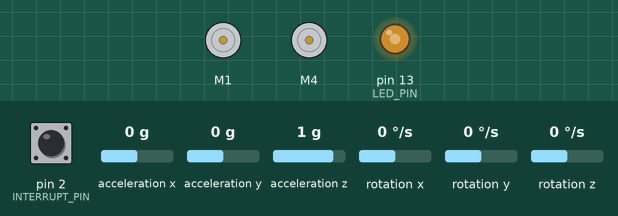
Simulated run of this sketch. Board: Arduino Uno, built with avr-gcc and run on an emulated ATmega328P. On the bench: 2 × DC motor (green arrow = forward, orange = backward, longer = faster), output pins drawn as LEDs (lit = HIGH). The inputs (shaded band) are chosen by the test bench; at power-on: acceleration x 0 g, pin 2 (INTERRUPT_PIN) LOW, acceleration y 0 g, acceleration z 1 g, rotation x 0 °/s, rotation y 0 °/s, rotation z 0 °/s. The sensor or clock chip raises its interrupt line as the real part does.

Above: at 6.75 s.
6.8 s: acceleration x set to -1.4 g
9.8 s: acceleration x set to -0.7 g
12.8 s: acceleration x set to -0.4 g
At 14.36 s:
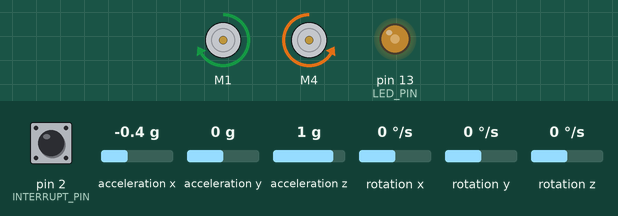
15.8 s: acceleration x set to 0.1 g
At 16.19 s:
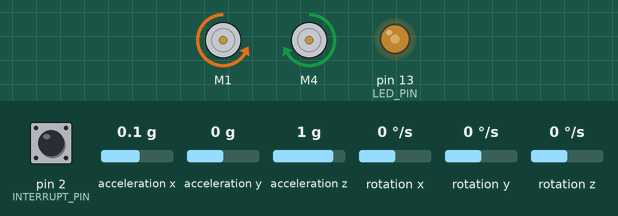
Timing chart, 0 to 19.8 s (numbered marks = the images above; inputs shaded):
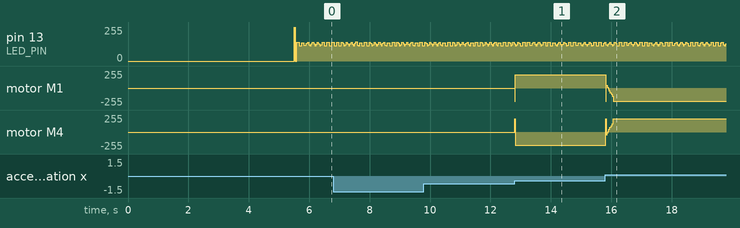

The sketch:

inner_outer_pids.ino
```cpp
/********** Self-Balancing Robot **********/
#include "I2Cdev.h"
#include "MPU6050_6Axis_MotionApps20.h"
#include <AFMotor.h>
#include <PID_v1.h>

// #define IR_RECEIVE_PIN 9
// #define USE_EXTENDED_NEC_PROTOCOL
// #include <TinyIRReceiver.hpp>

#if I2CDEV_IMPLEMENTATION == I2CDEV_ARDUINO_WIRE
    #include "Wire.h"
#endif

// --- MPU6050 ---
MPU6050 mpu;

#define INTERRUPT_PIN 2
#define LED_PIN 13


bool dmpReady = false;
uint8_t mpuIntStatus;
uint8_t devStatus;
uint16_t packetSize;
uint16_t fifoCount;
uint8_t fifoBuffer[64];


Quaternion q;
VectorFloat gravity;
float ypr[3];


volatile bool mpuInterrupt = false;
void dmpDataReady() { mpuInterrupt = true; }

// --- Motors ---
 AF_DCMotor leftMotor(1);   // M1
AF_DCMotor rightMotor(4);  // M4

// --- PID ---
double pitchInput, pidOutput;
double setpoint = 0; //2.30


double Kp = 35;   //  40.0, 35.0
double Ki = 350;    //  500, 350
double Kd = 0.8;    //  1.0, 0.8

PID balancePID(&pitchInput, &pidOutput, &setpoint, Kp, Ki, Kd, DIRECT);

// --- Outer PID ---
double outerInput, outerOutput, outerSetpoint = 0;  // outerSetpoint is always 0 (we want zero imbalance)
double outerKp = 0.010;  // 0.010// keep very small
double outerKi = 0.010;  // 0.010
double outerKd = 0.001;  // 0.001

PID outerPID(&outerInput, &outerOutput, &outerSetpoint, outerKp, outerKi, outerKd, DIRECT);


// --- IR ---
const double SETPOINT_STEP = 1.0;
const double SETPOINT_MIN  = -20.0;
const double SETPOINT_MAX  =  20.0;
double bankedSetpoint = setpoint;  // stores the banked value

/*
// --- Square Demo ---
bool demoRunning = false;
int demoStep = 0;                           // 0-3 = sides, 4-7 = turns
unsigned long demoStepStart = 0;

const double DEMO_FORWARD_OFFSET =  0.5;   // degrees - lean forward to drive
const double DEMO_TURN_OFFSET    =  0.0;   // no lean during turn
const unsigned long DEMO_DRIVE_TIME = 3000; // ms per side
const unsigned long DEMO_TURN_TIME  = 600;  // ms per 90 degree turn
*/

// --- Dynamic Setpoint Correction ---
double positiveCorrectionCount = 0;
double negativeCorrectionCount = 0;
unsigned long lastCorrectionCheck = 0;
const unsigned long CORRECTION_CHECK_INTERVAL = 400;  // check every 400ms
const double DYNAMIC_SETPOINT_RANGE = 3.0;  // max degrees it can drift from base


bool blinkState = false;

// ================================================================
// ===                      INITIAL SETUP                       ===
// ================================================================

void setup() {

    delay(5000);

    #if I2CDEV_IMPLEMENTATION == I2CDEV_ARDUINO_WIRE
        Wire.begin();
        Wire.setClock(400000);
    #elif I2CDEV_IMPLEMENTATION == I2CDEV_BUILTIN_FASTWIRE
        Fastwire::setup(400, true);
    #endif

//  Serial.begin(115200);

//    Serial.println(F("Initializing I2C devices..."));
    mpu.initialize();
    pinMode(INTERRUPT_PIN, INPUT);

//    Serial.println(F("Testing device connections..."));
//    Serial.println(mpu.testConnection() ? F("MPU6050 connection successful") : F("MPU6050 connection failed"));

//    Serial.println(F("Initializing DMP..."));
    devStatus = mpu.dmpInitialize();

    mpu.setXAccelOffset(5958); //5627
    mpu.setYAccelOffset(5866); //5893
    mpu.setZAccelOffset(9246); //9263
    mpu.setXGyroOffset(-33); // -30
    mpu.setYGyroOffset(-53); // -52
    mpu.setZGyroOffset(4);   //  1


    if (devStatus == 0) {

        //mpu.CalibrateAccel(6);
        //mpu.CalibrateGyro(6);
        //mpu.PrintActiveOffsets();

//        Serial.println(F("Enabling DMP..."));
        mpu.setDMPEnabled(true);

//        Serial.print(F("Enabling interrupt detection (Arduino external interrupt "));
//        Serial.print(digitalPinToInterrupt(INTERRUPT_PIN));
//        Serial.println(F(")..."));
        attachInterrupt(digitalPinToInterrupt(INTERRUPT_PIN), dmpDataReady, RISING);
        mpuIntStatus = mpu.getIntStatus();

//        Serial.println(F("DMP ready!"));
        dmpReady = true;

        packetSize = mpu.dmpGetFIFOPacketSize();
    }
//     else {
// //        Serial.print(F("DMP Initialization failed (code "));
// //        Serial.print(devStatus);
// //        Serial.println(F(")"));
//     }

    // PID setup
    balancePID.SetMode(AUTOMATIC);
    balancePID.SetSampleTime(10);                  // compute every 10ms
    balancePID.SetOutputLimits(-200, 200);         // match motor speed range

    outerPID.SetMode(AUTOMATIC);
    outerPID.SetOutputLimits(-DYNAMIC_SETPOINT_RANGE, DYNAMIC_SETPOINT_RANGE); // max degrees it can shift setpoint


    leftMotor.setSpeed(0);
    rightMotor.setSpeed(0);

/*
    // IR setup
    initPCIInterruptForTinyReceiver();
*/
/*
    demoRunning = true;
    demoStep = 0;
    demoStepStart = millis();
    bankedSetpoint = setpoint;
*/
    pinMode(LED_PIN, OUTPUT);
}

// ================================================================
// ===                     MOTOR CONTROL                        ===
// ================================================================

void setMotors(int speed) { //(int)pidoutput

    speed = constrain(speed, -240, 240);
    int absSpeed = abs(speed);

    if (speed > 0) {
        leftMotor.run(FORWARD);
        rightMotor.run(BACKWARD);
    } else if (speed < 0) {
        leftMotor.run(BACKWARD);
        rightMotor.run(FORWARD);
    } else {
        leftMotor.run(RELEASE);
        rightMotor.run(RELEASE);
    }

    leftMotor.setSpeed(absSpeed);
    rightMotor.setSpeed(absSpeed);

}


// ================================================================
// ===                     IR HANDLING                          ===
// ================================================================
/*
void handleIR() {
    if (TinyReceiverDecode()) {
        if (TinyIRReceiverData.Flags != IRDATA_FLAGS_IS_REPEAT) {
            switch (TinyIRReceiverData.Command) {
                case 0x16:  // "up"
                    setpoint = constrain(setpoint + SETPOINT_STEP, SETPOINT_MIN, SETPOINT_MAX);
                    break;
                case 0x14:  // "down"
                    setpoint = constrain(setpoint - SETPOINT_STEP, SETPOINT_MIN, SETPOINT_MAX);
                    break;
                case 0x0:  // up 7 degrees
                    setpoint = constrain(setpoint + 2.0, SETPOINT_MIN, SETPOINT_MAX);
                    break;
                case 0x1:  // down 7 degrees
                    setpoint = constrain(setpoint - 2.0, SETPOINT_MIN, SETPOINT_MAX);
                    break;
                case 0xF:  // bank current setpoint
                    bankedSetpoint = setpoint;
                    break;
                case 0xB:  // restore banked setpoint
                    setpoint = bankedSetpoint;
                    break;
                default:
                    break;
            }
        }
    }
}
*/
/*
void handleDemo() {
    if (!demoRunning) return;

    unsigned long now = millis();
    bool isDriving = (demoStep % 2 == 0);  // even steps = drive, odd = turn

    unsigned long stepDuration = isDriving ? DEMO_DRIVE_TIME : DEMO_TURN_TIME;

    if (now - demoStepStart >= stepDuration) {
        demoStep++;
        demoStepStart = now;

        if (demoStep >= 8) {  // 4 sides + 4 turns complete
            demoRunning = false;
            demoStep = 0;
            setpoint = bankedSetpoint;  // restore original setpoint
            return;
        }
    }

    if (isDriving) {
        // lean forward by offsetting setpoint
        setpoint = bankedSetpoint + DEMO_FORWARD_OFFSET;
        // both motors same speed - balance loop handles actual motor output
    } else {
        // turn by giving each motor a different speed
        // balance loop still runs, we just bias the motors
        setpoint = bankedSetpoint;
        int turnBias = 60;  //  difference between left and right
        leftMotor.setSpeed(constrain((int)abs(pidOutput) + turnBias, 0, 240));
        rightMotor.setSpeed(constrain((int)abs(pidOutput) - turnBias, 0, 240));
    }
}
*/
// ================================================================
// ===                    MAIN PROGRAM LOOP                     ===
// ================================================================

void loop() {
    if (!dmpReady) return;

//    handleIR();
//    handleDemo();

    if (mpu.dmpGetCurrentFIFOPacket(fifoBuffer)) {

        // Get pitch angle from DMP
        mpu.dmpGetQuaternion(&q, fifoBuffer);
        mpu.dmpGetGravity(&gravity, &q);
        mpu.dmpGetYawPitchRoll(ypr, &q, &gravity);

        pitchInput = ypr[1] * 180 / M_PI;  // feed pitch into PID input

        // Kill motors if robot has fallen over
        if (abs(pitchInput) > 30) {
            setMotors(0);
            balancePID.SetMode(MANUAL);   // stop PID accumulating integral while fallen
            pidOutput = 0;
            balancePID.SetMode(AUTOMATIC);


            positiveCorrectionCount = 0;
            negativeCorrectionCount = 0;


            blinkState = !blinkState;
            digitalWrite(LED_PIN, blinkState);
            return;
        }

        // Run PID
        balancePID.Compute();


        if (pidOutput > 0) positiveCorrectionCount += pidOutput*0.01;
        else if (pidOutput < 0) negativeCorrectionCount += abs(pidOutput*0.01);

				unsigned long now = millis();
        if (now - lastCorrectionCheck >= CORRECTION_CHECK_INTERVAL) {
            outerInput = positiveCorrectionCount - negativeCorrectionCount;  // imbalance is the error
            outerPID.Compute();
            setpoint = constrain(bankedSetpoint - outerOutput, SETPOINT_MIN, SETPOINT_MAX);


            positiveCorrectionCount *= 0.2;  // decay instead of reset
            negativeCorrectionCount *= 0.2;

            lastCorrectionCheck = now;
        }

        setMotors((int)pidOutput);


        blinkState = !blinkState;
        digitalWrite(LED_PIN, blinkState);


//         Serial.print("outerInput: ");  Serial.print(outerInput);
//         Serial.print("\touterOutput: ");  Serial.print(outerOutput);
//         Serial.print("\tPitch: ");  Serial.print(pitchInput);
// //        Serial.print("\tbankedSetpoint: ");  Serial.print(bankedSetpoint);
//        Serial.print("\tSetpoint: ");  Serial.print(setpoint);
//         Serial.print("\tPID: ");  Serial.println(pidOutput);

// plotter---------------------

// Serial.print("outerInput:");
// Serial.print(outerInput);
// Serial.print("\t");
// Serial.print("outerOutput:");
// Serial.print(outerOutput);
// Serial.print("\t");
// Serial.print("pitch:");
// Serial.print(pitchInput);
// Serial.print("\t");
// Serial.print("setpoint:");
// Serial.print(setpoint);
// Serial.print("\t");
// Serial.print("PID:");
// Serial.println(pidOutput);

    }
}
```

Measured:
- after the input at 12.8 s, motor M1: stopped → forward 200/255 at once; motor M4: stopped → backward 200/255 at once
